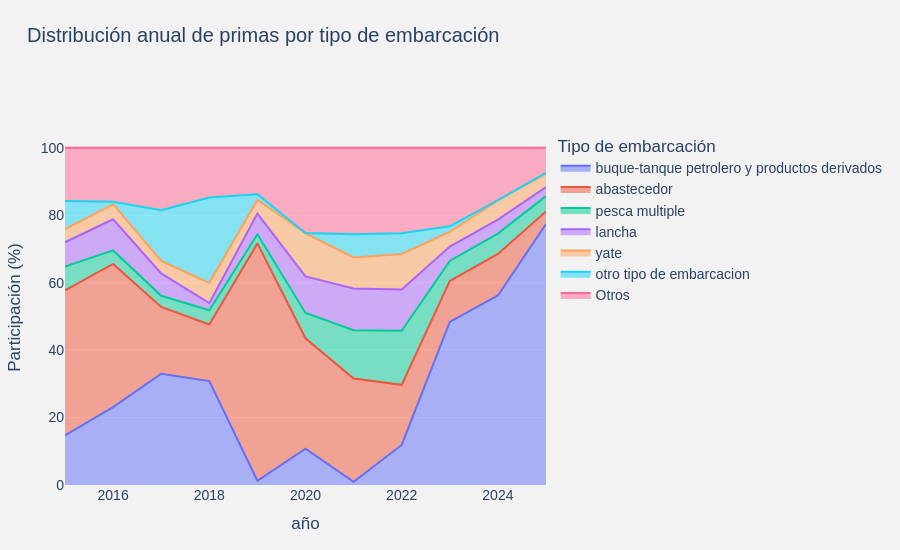

The notebook cell saved with this chart:
### Markdown cell above
- ¿Cuáles aportan más?
- ¿Como cambian las participaciones con el tiempo?

### Code cell
# --------------------------------------------------
#  2.1.2 Distribución de prima por tipo de embarcación
# --------------------------------------------------

import plotly.express as px

# 1. Agrupar las primas por año y tipo de embarcación
participacion = (
    emision_ajustada
    .groupby(["año", "tipo_embarcacion"])["prima_emitida_ajustada"]
    .sum()
    .unstack(fill_value=0)
)


# 2. Seleccionar los 6 tipos con mayor prima acumulada
principales = (
    participacion.sum()
    .nlargest(6)
    .index
)

# 3. Agrupar los demás tipos en una sola categoría
participacion["Otros"] = (
    participacion.drop(columns=principales).sum(axis=1)
)

participacion = participacion[
    list(principales) + ["Otros"]
]

# 4. Calcular la participación porcentual anual
participacion = (
    participacion
    .div(participacion.sum(axis=1), axis=0)
    .mul(100)
)

# 5. Convertir a formato largo
participacion = (
    participacion
    .reset_index()
    .melt(
        id_vars="año",
        var_name="Tipo de embarcación",
        value_name="Participación (%)"
    )
)

# 6. Graficar
fig = px.area(
    participacion,
    x="año",
    y="Participación (%)",
    color="Tipo de embarcación",
    title="Distribución anual de primas por tipo de embarcación"
)


fig.update_layout(
    template="plotly",

    # Fondo
    paper_bgcolor="#F2F2F2",
    plot_bgcolor="#F2F2F2",

    # Tipografía
    font=dict(
        family="Arial",
        size=14,
        color="#2A4163"
    ),

    # Título
    title=dict(
        x=0.03,
        y=0.95,
        font=dict(size=20)
    ),

    # Espacios
    margin=dict(
        l=65,
        r=40,
        b=65,
        t=130
    ),

    # Interacción
    hovermode="x unified",
    showlegend=True,

    # Dimensiones
    height=550
)

# Eje X
fig.update_xaxes(
    showgrid=False,
    zeroline=False,
    showline=False
)

# Eje Y
fig.update_yaxes(
    showgrid=True,
    gridcolor="white",
    gridwidth=1,
    zeroline=False,
    showline=False
)

fig.show()

### Figure 1 — Plotly figure (JSON) as saved in the notebook; plotly's stock layout.template omitted (floating-point values rounded to 4 significant figures)
{"data": [{"fillpattern": {"shape": ""}, "hovertemplate": "Tipo de embarcación=buque-tanque petrolero y productos derivados<br>año=%{x}<br>Participación (%)=%{y}<extra></extra>", "legendgroup": "buque-tanque petrolero y productos derivados", "line": {"color": "#636efa"}, "marker": {"symbol": "circle"}, "mode": "lines", "name": "buque-tanque petrolero y productos derivados", "orientation": "v", "showlegend": true, "stackgroup": "1", "type": "scatter", "x": [2015, 2016, 2017, 2018, 2019, 2020, 2021, 2022, 2023, 2024, 2025], "xaxis": "x", "y": [14.72, 23.09, 33.0, 30.8, 1.26, 10.78, 0.9541, 11.87, 48.36, 56.2, 77.39], "yaxis": "y"}, {"fillpattern": {"shape": ""}, "hovertemplate": "Tipo de embarcación=abastecedor<br>año=%{x}<br>Participación (%)=%{y}<extra></extra>", "legendgroup": "abastecedor", "line": {"color": "#EF553B"}, "marker": {"symbol": "circle"}, "mode": "lines", "name": "abastecedor", "orientation": "v", "showlegend": true, "stackgroup": "1", "type": "scatter", "x": [2015, 2016, 2017, 2018, 2019, 2020, 2021, 2022, 2023, 2024, 2025], "xaxis": "x", "y": [43.0, 42.44, 19.8, 16.8, 70.37, 32.71, 30.64, 17.83, 12.15, 12.32, 3.716], "yaxis": "y"}, {"fillpattern": {"shape": ""}, "hovertemplate": "Tipo de embarcación=pesca multiple<br>año=%{x}<br>Participación (%)=%{y}<extra></extra>", "legendgroup": "pesca multiple", "line": {"color": "#00cc96"}, "marker": {"symbol": "circle"}, "mode": "lines", "name": "pesca multiple", "orientation": "v", "showlegend": true, "stackgroup": "1", "type": "scatter", "x": [2015, 2016, 2017, 2018, 2019, 2020, 2021, 2022, 2023, 2024, 2025], "xaxis": "x", "y": [7.07, 4.028, 3.305, 4.197, 2.696, 7.513, 14.29, 16.01, 5.93, 6.032, 4.547], "yaxis": "y"}, {"fillpattern": {"shape": ""}, "hovertemplate": "Tipo de embarcación=lancha<br>año=%{x}<br>Participación (%)=%{y}<extra></extra>", "legendgroup": "lancha", "line": {"color": "#ab63fa"}, "marker": {"symbol": "circle"}, "mode": "lines", "name": "lancha", "orientation": "v", "showlegend": true, "stackgroup": "1", "type": "scatter", "x": [2015, 2016, 2017, 2018, 2019, 2020, 2021, 2022, 2023, 2024, 2025], "xaxis": "x", "y": [7.193, 9.231, 6.623, 2.11, 6.145, 10.83, 12.36, 12.29, 4.256, 4.129, 2.677], "yaxis": "y"}, {"fillpattern": {"shape": ""}, "hovertemplate": "Tipo de embarcación=yate<br>año=%{x}<br>Participación (%)=%{y}<extra></extra>", "legendgroup": "yate", "line": {"color": "#FFA15A"}, "marker": {"symbol": "circle"}, "mode": "lines", "name": "yate", "orientation": "v", "showlegend": true, "stackgroup": "1", "type": "scatter", "x": [2015, 2016, 2017, 2018, 2019, 2020, 2021, 2022, 2023, 2024, 2025], "xaxis": "x", "y": [3.892, 4.476, 3.747, 6.031, 4.12, 12.78, 9.236, 10.51, 4.371, 5.678, 4.023], "yaxis": "y"}, {"fillpattern": {"shape": ""}, "hovertemplate": "Tipo de embarcación=otro tipo de embarcacion<br>año=%{x}<br>Participación (%)=%{y}<extra></extra>", "legendgroup": "otro tipo de embarcacion", "line": {"color": "#19d3f3"}, "marker": {"symbol": "circle"}, "mode": "lines", "name": "otro tipo de embarcacion", "orientation": "v", "showlegend": true, "stackgroup": "1", "type": "scatter", "x": [2015, 2016, 2017, 2018, 2019, 2020, 2021, 2022, 2023, 2024, 2025], "xaxis": "x", "y": [8.348, 0.7004, 14.99, 25.31, 1.646, 0.1095, 6.893, 6.153, 1.649, 0.09112, 0.1746], "yaxis": "y"}, {"fillpattern": {"shape": ""}, "hovertemplate": "Tipo de embarcación=Otros<br>año=%{x}<br>Participación (%)=%{y}<extra></extra>", "legendgroup": "Otros", "line": {"color": "#FF6692"}, "marker": {"symbol": "circle"}, "mode": "lines", "name": "Otros", "orientation": "v", "showlegend": true, "stackgroup": "1", "type": "scatter", "x": [2015, 2016, 2017, 2018, 2019, 2020, 2021, 2022, 2023, 2024, 2025], "xaxis": "x", "y": [15.77, 16.03, 18.54, 14.75, 13.76, 25.27, 25.63, 25.34, 23.29, 15.55, 7.476], "yaxis": "y"}], "layout": {"font": {"color": "#2A4163", "family": "Arial", "size": 14}, "height": 550, "hovermode": "x unified", "legend": {"title": {"text": "Tipo de embarcación"}, "tracegroupgap": 0}, "margin": {"b": 65, "l": 65, "r": 40, "t": 130}, "paper_bgcolor": "#F2F2F2", "plot_bgcolor": "#F2F2F2", "showlegend": true, "title": {"font": {"size": 20}, "text": "Distribución anual de primas por tipo de embarcación", "x": 0.03, "y": 0.95}, "xaxis": {"anchor": "y", "domain": [0, 1], "showgrid": false, "showline": false, "title": {"text": "año"}, "zeroline": false}, "yaxis": {"anchor": "x", "domain": [0, 1], "gridcolor": "white", "gridwidth": 1, "showgrid": true, "showline": false, "title": {"text": "Participación (%)"}, "zeroline": false}}}
